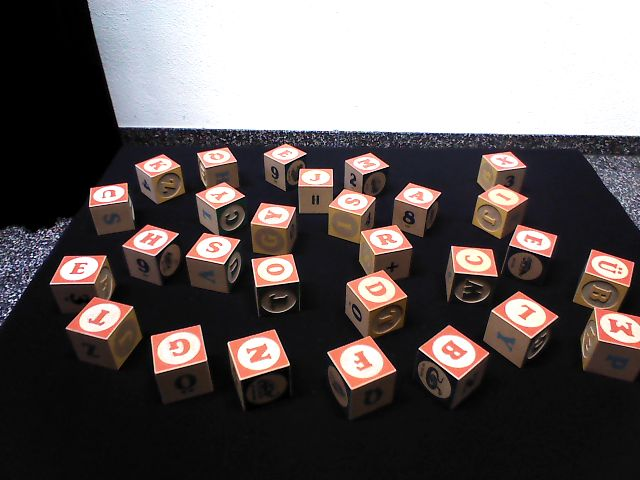
#> input picture old_files/cubes/cubes_light.png, 640 x 480 px
$ python pro_locate_desktop.py
#> lines starting #> are read from the running program, lines starting #| are printed output that depends on the picture; after the words box and inside, x2 and y2 are one past the last pixel; in counts of white or black regions, pixels touching at a corner belong together
import cv2
import numpy as np


def Desktop_Find():
    def cv2_imread():
        # img path
        image_path = "./cubes/cubes_light.png"
        # read img
        image = cv2.imread(image_path)
#> image is the input picture: shape (480, 640, 3); mean B, G, R 93.1, 93.7, 101
        # scale img
        width = int(image.shape[0] / 1)
#> width = 480
        height = int(image.shape[1] / 1)
#> height = 640
        image = cv2.resize(image, (height, width), interpolation=cv2.INTER_CUBIC)
        return image

    def grey_img(img):
        # get grey img
        grey = cv2.cvtColor(img, cv2.COLOR_BGR2GRAY)
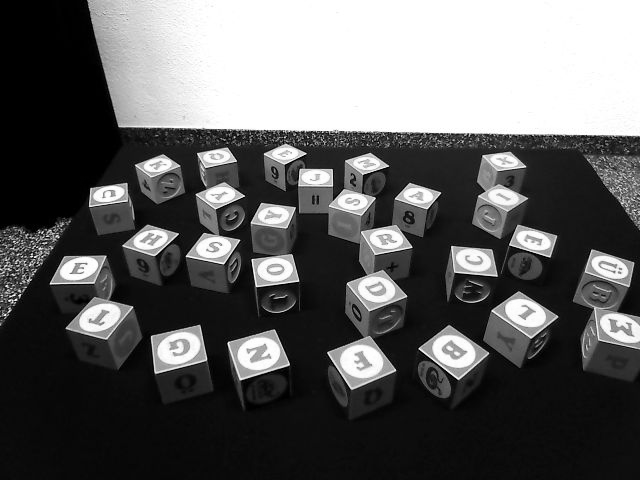
#> grey: shape (480, 640); min 0, max 255, mean 95.8
        # equalize of the histogram, enhancement contrast
        dst = cv2.equalizeHist(grey)
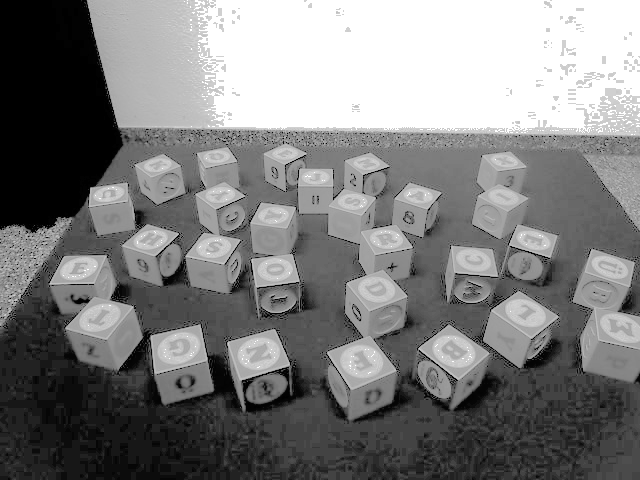
#> dst: shape (480, 640); min 0, max 255, mean 124.9

        # HRESH_BINARY
        ret,thresh1 = cv2.threshold(grey,127,255,cv2.THRESH_BINARY)
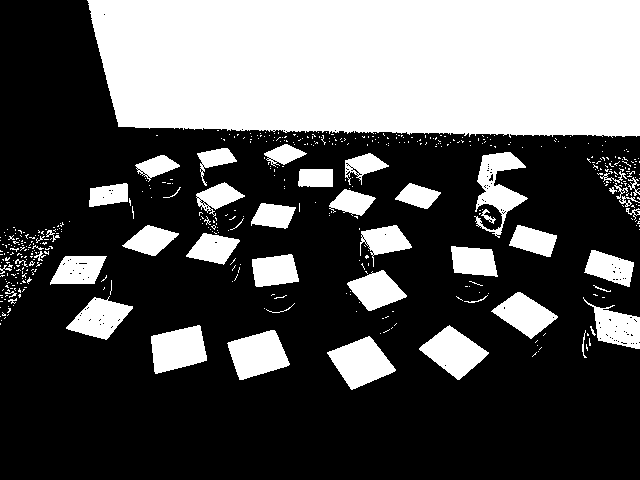
#> thresh1: shape (480, 640); 34.1% white; 492 white regions (443 under 20 px), largest, box (x1, y1, x2, y2) and area: (87, 0, 640, 138) 71022, (327, 336, 396, 390) 2085, (227, 330, 290, 380) 2046
        # THRESH_BINARY_INV
        ret,thresh1 = cv2.threshold(grey,127,200,cv2.THRESH_BINARY_INV)
        # THRESH_TRUNC
        ret,thresh1 = cv2.threshold(grey,127,255,cv2.THRESH_TRUNC)
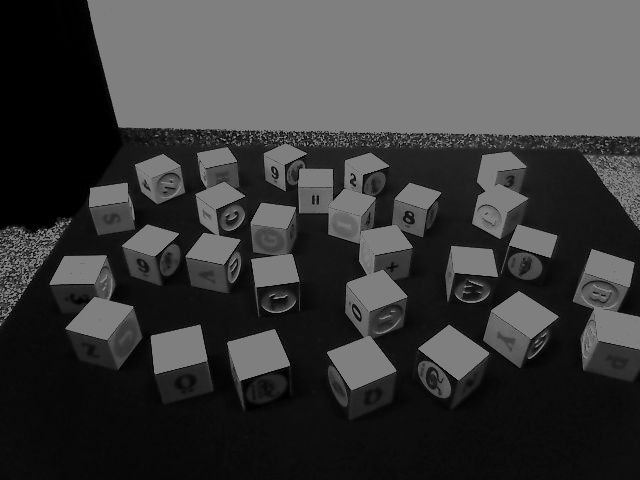
#> thresh1: shape (480, 640); min 0, max 127, mean 59.9
        # THRESH_TOZERO
        ret,thresh1 = cv2.threshold(grey,127,255,cv2.THRESH_TOZERO)
        # THRESH_TOZERO_INV
        ret,thresh1 = cv2.threshold(grey,127,255,cv2.THRESH_TOZERO_INV)
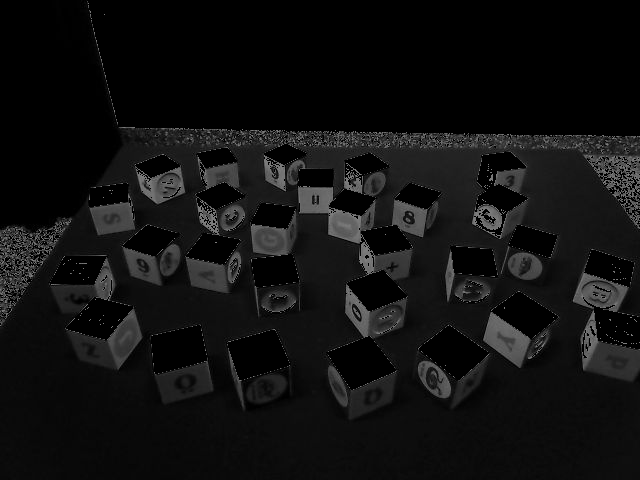
#> thresh1: shape (480, 640); min 0, max 127, mean 16.6

        grey_img = grey
        return grey_img


    def edge_find(img):
        blurred = cv2.GaussianBlur(img,(11,11),0)
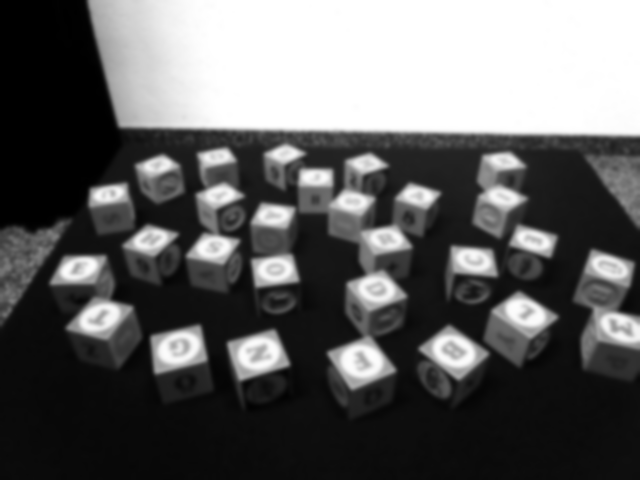
#> blurred: shape (480, 640); min 0, max 255, mean 95.8
        Kanten = cv2.Canny(blurred,10,20)
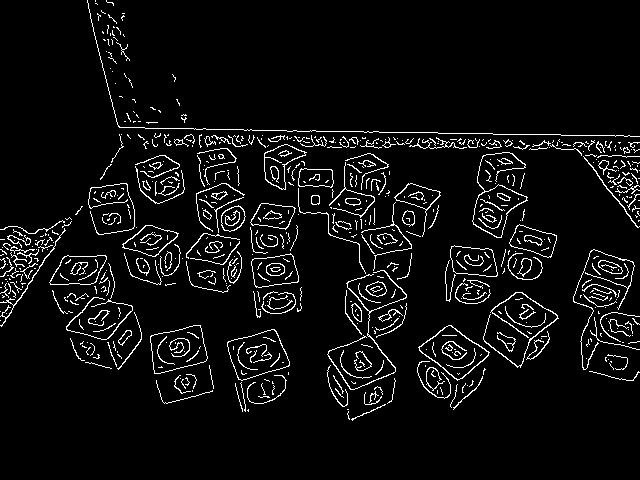
#> Kanten: shape (480, 640); 5.5% white in thin lines or dots, all inside (x1, y1, x2, y2) = (0, 0, 640, 421)
        # dilation
        #dilation = cv2.dilate(Kanten,None,iterations=2)
        # erosion
        #erosion = cv2.erode(Kanten,None,iterations=1)

        board = Kanten
        return board

    def black_board(img,edge_img):
        lines = cv2.HoughLinesP(edge_img,1,np.pi/180,threshold=12,minLineLength=55,maxLineGap=6)
#> lines = [[310, 130, 547, 134], [418, 142, 478, 142], [334, 396, 393, 373], [581, 153, 637, 227], [12, 308, 70, 222], [88, 8, 113, 109], [87, 1, 118, 126]]
        for line in lines:
            x1, y1, x2, y2 = line[0]
            cv2.line(img, (x1, y1), (x2, y2), (0, 0, 255), 2)
#> this loop made 7 passes
        return img


    img = cv2_imread()
    process1 = grey_img(img)
    process2 = edge_find(process1)
    process3 = black_board(img,process2)
    # show img
    cv2.imshow('process2', process2)
    cv2.imshow('process3', process3)
    cv2.waitKey(0)
    cv2.destroyAllWindows()


if __name__ == '__main__':
    Desktop_Find()

$ run again, with old_files/cubes/cubes.png copied over old_files/cubes/cubes_light.png
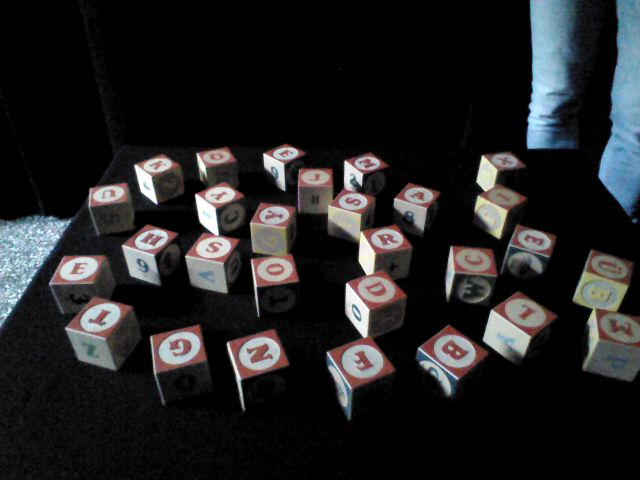
#> input picture old_files/cubes/cubes.png, 640 x 480 px
#> in cv2_imread, image is the input picture: shape (480, 640, 3); mean B, G, R 35.8, 34.9, 35
#> in grey_img, `ret,thresh1 = cv2.threshold(grey,127,255,cv2.THRESH_BINARY)`:
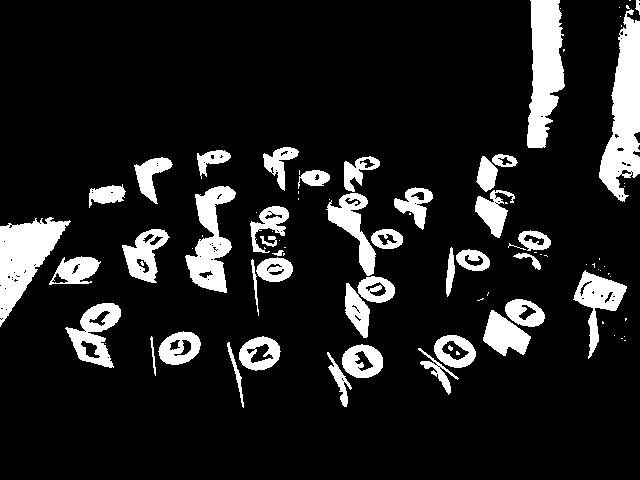
#> thresh1: shape (480, 640); 12.7% white; 89 white regions (45 under 20 px), largest, box (x1, y1, x2, y2) and area: (599, 9, 640, 202) 4465, (527, 0, 565, 148) 3908, (0, 217, 71, 327) 3617
#> in edge_find, `Kanten = cv2.Canny(blurred,10,20)`:
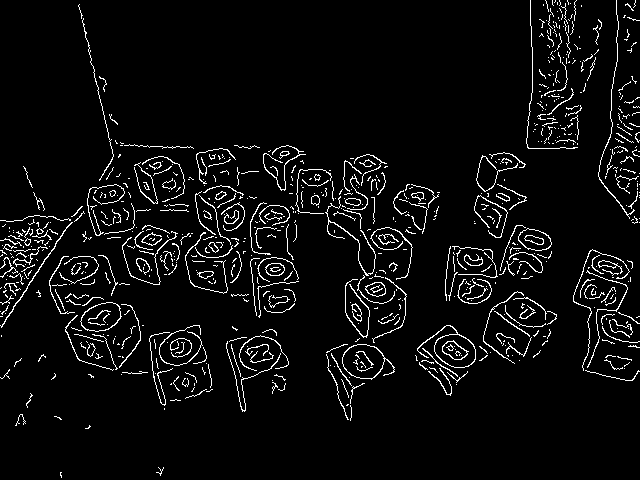
#> Kanten: shape (480, 640); 5.1% white in thin lines or dots
#> lines = [[23, 292, 68, 225], [78, 5, 113, 156], [4, 321, 55, 246]]
#> the loop in black_board, `for line in lines:` made 3 passes
